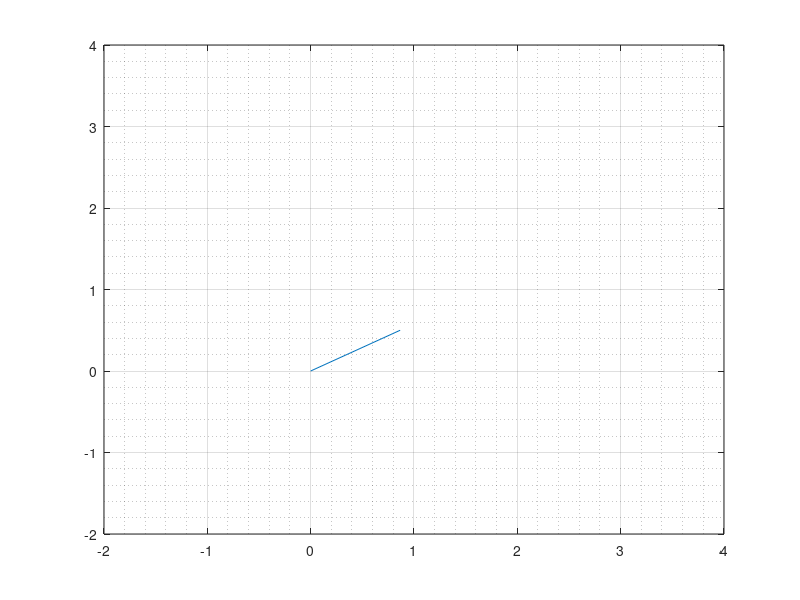

This chart was generated by the following MATLAB code: (Note: this script raises an error after producing the figure.)
% Coordinate Transformations


clear variables


% Define a set of unit axes
i0 = [1, 0];                    % unit vector along the x axis
j0 = [0, 1];                    % unit vector along the y axis

% Define the function that determines the x and y components of a vector
% due to some angle T with respect to j0 and some vector length L
v = @(L,T) L.*[sind(T), cosd(T)];


%% Test with some vectors

% Define an angle with respect to j0 y axis
T1 = 60;

% Define a vector length
L1 = 1;

% compute the x and y components with respect to the original axes
v1 = v(L1,T1);


% Make a plot of the first vector
figure; plot([0,v1(1)],[0,v1(2)]); grid on; grid minor
xlim([-2,4])
ylim([-2,4])
xline(0,'LineWidth',0.5,'Color','black')
yline(0,'LineWidth',0.5,'Color','black')

%% Compute v_sum using matrix transformations



% Create a new set of unit vectors so that the new j vector points along v
% The new unit vectors relate to the old unit vectors in the following way
M_cc = @(T) [cosd(T), -sind(T);...
    sind(T), cosd(T)];

M_c = @(T) [cosd(T),  sind(T);...
    -sind(T), cosd(T)];



%% Define the new coordinate system

j1 = M_c(T1)*j0';
i1 = M_c(T1)*i0';


hold on
plot([0, j1(1)], [0, j1(2)],':')
plot([0, i1(1)], [0, i1(2)],':')

%% Compute the second vector using the new coordinate transformations

% Make sure all angles are defined to be clockwise from the y axis
angle_offset_shift = 0;

% Define an angle with respect to the new j1 axis
T2 = 45 + angle_offset_shift;

% Define a vector length
L2= 1;

% compute the x and y components with respect to the new coordinate system
v2 = v(L2,T2);
v2_newCoordinates = M_c(T1)*v(L2,T2)';



% plot the next vector
% hold on;
% plot([0,v2_newCoordinates(1)],[0, v2_newCoordinates(2)])


% Add the vectors together and plot them

% compute the sum of the two vectors
v_sum = v1 + v2_newCoordinates';

% plot the next vector
hold on;
plot([v1(1),v_sum(1)],[v1(2), v_sum(2)])


%% Try a third vector! Do I need two matrices?


% Make sure all angles are defined to be clockwise from the y axis
angle_offset_shift = 0;

% Define an angle with respect to the new j1 axis
T3 = 45 + angle_offset_shift;

% Define a vector length
L3 = 1;

% compute the x and y components with respect to the new coordinate system
v3 = v(L3,T3);
v3_newCoordinates = M_c(T1)*M_c(T2)*v(L3,T3)';



% plot the next vector
% hold on;
% plot([0,v3_newCoordinates(1)],[0, v3_newCoordinates(2)])


% Add the vectors together and plot them

% compute the sum of the two vectors
v_sum = [v_sum; v_sum + v3_newCoordinates'];

% plot the next vector
hold on;
plot([v_sum(1,1),v_sum(2,1)],[v_sum(1,2), v_sum(2,2)])



%% Let's try a simulation

% Define a random variable that gives the length of each vector
tau = @(x) -log(1 - x);

% Define a random variable that gives mu=cos(theta) at the end of each
% vector
mu = @(g, x) 1/(2*g) * (1 + g^2 - ((1 - g^2)./(1 - g + 2*g*x)).^2);


% Define the number of vectors you want to plot
N_vectors = 2;

% Plot them!

V_positions = zeros(N_vectors, 2);
tau_draw = zeros(1, N_vectors);
%mu_draw = zeros(1, N_vectors);
mu_draw = [cosd(0), cosd(45)];




figure;
xline(0,'LineWidth',0.5,'Color','black')
yline(0,'LineWidth',0.5,'Color','black')


for nn = 1:N_vectors

    tau_draw(nn) = tau(rand(1));
    %tau_draw(nn) = 1;
    %mu_draw(nn) = mu(0.001, rand(1));


    if nn==1

        V_positions(nn,:) = tau_draw(nn).*[sqrt(1 - mu_draw(nn)^2), mu_draw(nn)];

        plot([0, V_positions(nn,1)], [0, V_positions(nn,2)])
        hold on

    else


        V_positions(nn,:) = V_positions(nn-1,:) + tau_draw(nn).*[sqrt(1 - mu_draw(nn)^2), mu_draw(nn)];

        plot([V_positions(nn-1,1), V_positions(nn,1)], [V_positions(nn-1,2), V_positions(nn,2)])
        hold on

    end


end

grid on; grid minor


%% Let's try a simulation using i and j coordniate transformation


clear variables


% Define the function that determines the x and y components of a vector
% due to some angle T with respect to j0 and some vector length L

%v = @(L,Mu) L.*[sqrt(1 - Mu^2), Mu];
v = @(L,Mu) L.*[rand_plusORminus_one(1,1)*sqrt(1 - Mu^2), Mu];



% clockwise rotation
M_c = @(Mu) [Mu, sqrt(1 - Mu^2);...
    -sqrt(1 - Mu^2), Mu];

% counter-clockwise rotation
M_cc = @(Mu) [Mu, -sqrt(1 - Mu^2);...
    sqrt(1 - Mu^2), Mu];


% Define a random variable that gives the length of each vector
tau = @(x) -log(1 - x);

% Define a random variable that gives mu=cos(theta) at the end of each
% vector
mu = @(g, x) 1./(2*g) .* (1 + g.^2 - ((1 - g.^2)./(1 - g + 2*g*x)).^2);


% Define the number of vectors you want to plot
N_vectors = 100;



% ----- Plot them! -----

M_transformation = eye(2);
position_in_new_coordinates = zeros(N_vectors, 2);
V_positions = zeros(N_vectors, 2);
tau_draw = zeros(1, N_vectors);
mu_draw = zeros(1, N_vectors);
%mu_draw = cos([pi/2, pi/2, pi/2, pi/2]);


figure;


for nn = 1:N_vectors

    %tau_draw(nn) = tau(rand(1));
    tau_draw(nn) = 1;

    mu_draw(nn) = mu(0.85, rand(1));
    %mu_draw(nn) = 1/sqrt(2);

    % Compute the position in the new coordinate system with respect to the
    % previous vector
    position_in_new_coordinates(nn,:) = v(tau_draw(nn), mu_draw(nn));

    if nn == 1

        % compute the x and y components with respect to the new coordinate system
        V_positions(nn,:) = position_in_new_coordinates(nn,:);



        % Plot
        plot([0, V_positions(nn,1)], [0, V_positions(nn,2)])
        hold on
        grid on; grid minor;
        xlabel('x', 'Interpreter','latex')
        ylabel('y', 'Interpreter','latex')
        drawnow
        pause(0.5)

    else



        %         if nn ==2 || nn==4
        %             position_in_new_coordinates(nn,1) = -1*position_in_new_coordinates(nn,1);
        %         end



        if position_in_new_coordinates(nn-1,1)<0
            % If x is less than 0, we perform a counter-clockwise transformation
            M_transformation = M_transformation * M_cc(mu_draw(nn-1));
        else
            % If x is greater than 0, we perform a clockwise transformation
            M_transformation = M_transformation * M_c(mu_draw(nn-1));
        end


        V_positions(nn,:) = V_positions(nn-1,:) + (M_transformation * position_in_new_coordinates(nn,:)')';



        % plot
        plot([V_positions(nn-1,1), V_positions(nn,1)], [V_positions(nn-1,2), V_positions(nn,2)])
        hold on
        drawnow
        pause(0.5)


    end



end
xline(0,'LineWidth',0.5,'Color','black')
yline(0,'LineWidth',0.5,'Color','black')
% ylim([-3,3])
% xlim([-3,3])
grid on; grid minor






%% --- 3-Dimensions! --- Let's try a simulation using i, j and k coordniate transformation

clear variables


% Define the function that determines the x, y and z components of a vector
% due to some angle T with respect to Z and some angle P with respect to X
% The magnitude of the vector is L

% v = @(L, theta, phi) L.*[rand_plusORminus_one(1,1)*sin(theta)*cos(phi),...
%                          rand_plusORminus_one(1,1)*sin(theta)*sin(phi), cos(theta)];

v = @(L, mu, phi) L.*[sqrt(1 - mu.^2) * cos(phi), sqrt(1 - mu.^2) * sin(phi), mu];



% clockwise rotation
% M_c = @(theta, phi) [cos(theta)*cos(phi), cos(theta)*sin(phi), -sin(phi);...
%                      -sin(phi), cos(phi), 0;...
%                      sin(theta)*cos(phi), sin(theta)*sin(phi), cos(theta)];

M_c = @(mu, phi) [mu*cos(phi), mu*sin(phi), -sqrt(1 - mu.^2);...
                  -sin(phi), cos(phi), 0;...
                  sqrt(1 - mu.^2)*cos(phi), sqrt(1 - mu.^2)*sin(phi), mu];



% Define a random variable that gives the length of each vector
tau = @(x) -log(1 - x);

% Define a random variable that samples a scattering zenith angle, theta
mu = @(g, x) 1./(2*g) .* (1 + g.^2 - ((1 - g.^2)./(1 - g + 2*g*x)).^2);

% define a random variable the determines the azimuthal angle. We assume
% azimuthal symmetry, so the distribution is uniform
phi = @(n) (2*pi)*rand(1,n);

% Define the number of vectors you want to plot
N_vectors = 100;



% ----- Plot them! -----

M_transformation = eye(3);
position_in_new_coordinates = zeros(N_vectors, 3);
V_positions = zeros(N_vectors, 3);
tau_draw = zeros(1, N_vectors);
mu_draw = zeros(1, N_vectors);
phi_draw = zeros(1, N_vectors);


% --- define the asymmetry parameter
g = 0.85;

figure;


for nn = 1:N_vectors

    %tau_draw(nn) = tau(rand(1));
    tau_draw(nn) = 1;

    mu_draw(nn) = mu(g, rand(1));
    %mu_draw(nn) = 1;

    phi_draw(nn) = phi(1);
    %phi_draw(nn) = 0;

    % Compute the position in the new coordinate system with respect to the
    % previous vector
    position_in_new_coordinates(nn,:) = v(tau_draw(nn), mu_draw(nn), phi_draw(nn));

    if nn == 1

        % compute the x and y components with respect to the new coordinate system
        V_positions(nn,:) = position_in_new_coordinates(nn,:);



        % Plot
        plot3([0, V_positions(nn,1)], [0, V_positions(nn,2)], [0, V_positions(nn,3)])
        hold on
        grid on; grid minor;
        xlabel('x', 'Interpreter','latex')
        ylabel('y', 'Interpreter','latex')
        zlabel('z', 'Interpreter','latex')
        set(gcf, 'Position', [500, 500, 1200, 750])
        drawnow
        pause(0.5)

    else



        % Rotate the reference frame (the set of unit vectors), so that
        % Z is pointing along the last photon tracjectory
        M_transformation = M_transformation * M_c(mu_draw(nn-1), phi_draw(nn-1));



        V_positions(nn,:) = V_positions(nn-1,:) + (M_transformation * position_in_new_coordinates(nn,:)')';



        % plot
        plot3([V_positions(nn-1,1), V_positions(nn,1)], [V_positions(nn-1,2), V_positions(nn,2)],...
            [V_positions(nn-1,3), V_positions(nn,3)])
        hold on
        drawnow
        pause(0.5)


    end



end

plot3(1.2.*[min(V_positions(:,1),[],"all"), max(V_positions(:,1),[],"all")],...
    [0,0], [0,0], 'LineWidth',0.5,'Color','black')
plot3([0,0], 1.2.*[min(V_positions(:,2),[],"all"), max(V_positions(:,2),[],"all")],...
    [0,0],'LineWidth',0.5,'Color','black')
plot3([0,0], [0, 0], 1.2.*[min(V_positions(:,3),[],"all"), max(V_positions(:,3),[],"all")],...
    'LineWidth',0.5,'Color','black')
grid on; grid minor
